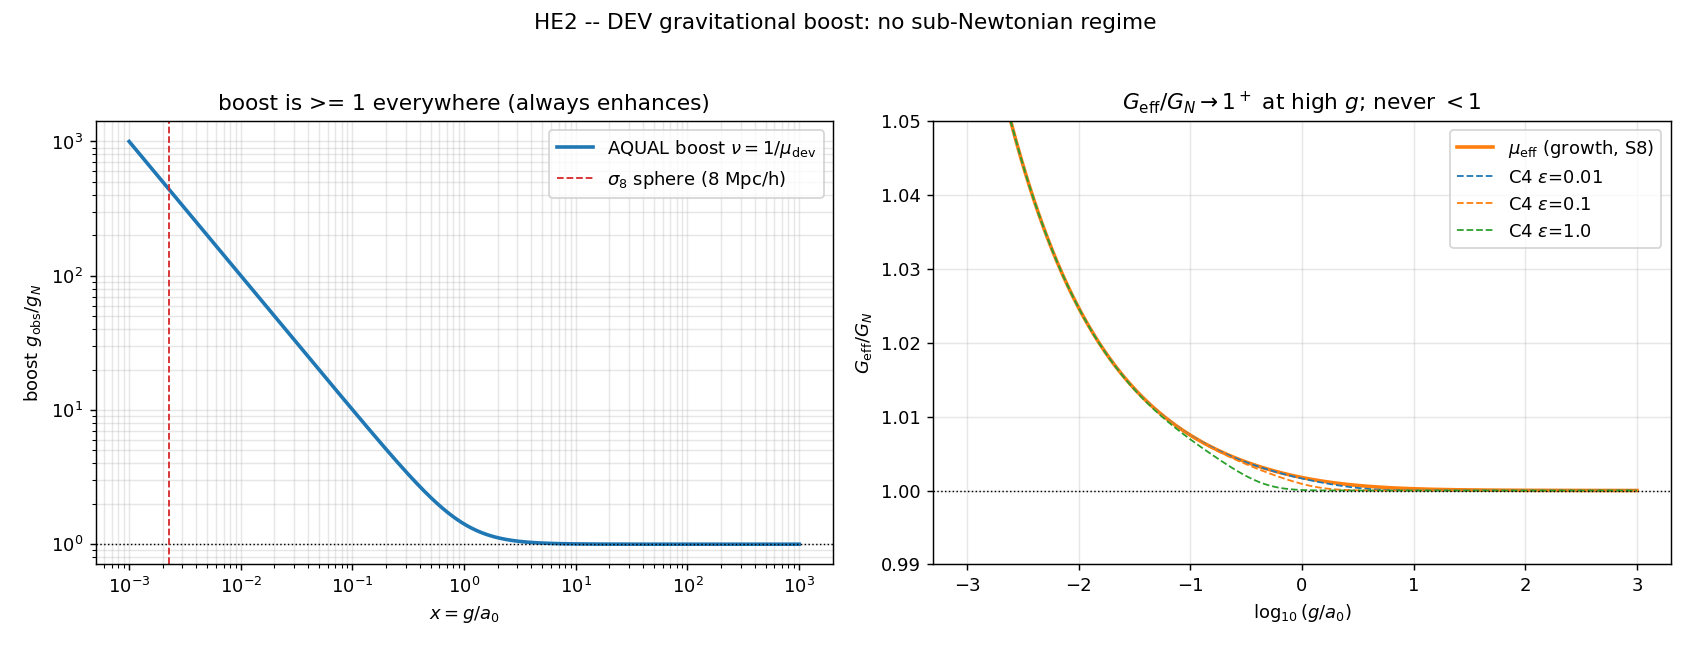

Write the Python code that produced this figure.
"""HE2 -- DEV in the high-acceleration regime g >> a0:  does the gravitational boost ever
drop below 1 (G_eff < G_N) anywhere, which would resolve the S8 tension?

HIGH_ENERGY_REGIME.md asks: compute mu(g/a0) for g/a0 in [0.001, 1000].  Can the boost cross
1 in some regime?  If a sub-Newtonian (suppressed) window exists, which cosmological scale
would it correspond to?

DEATH CRITERION (pre-registered): boost >= 1 in every regime (MOND always ENHANCES) ->
the S8 frontier stays where FM1 put it.  Do NOT tune parameters to escape.

We test THREE objects, all anchored to the existing DEV code (no new free knob is fitted):

  (A) the AQUAL pair (mu, nu) of the calibrated galactic interpolation
        mu_dev(x) = x/sqrt(1+x^2)          (kinetic coefficient; g_N = mu*g)
        nu(y)     = boost g_obs/g_N = 1/mu  (Bekenstein-Milgrom nu, >= 1 by construction)
      from DEV/paper_I/theory.py  -- the function fit to 167 SPARC galaxies.

  (B) the LINEAR-GROWTH effective coupling that actually drives S8
        mu_eff(x) = 1 + (alpha*beta/2)/sqrt(x(1+x)),   x = g_cosmo/a0
      from DEV/paper_I/cosmology.py -- the exact object FM1 used.  G_eff/G_N = mu_eff.
      beta is the value calibrated on galaxies (beta_best = 0.00746); alpha = 2/3.

  (C) the C4 strong-field extension (DEV_EXT_C4, dev_ext/strong_field.md): the quartic
      operator screens the scalar coupling as kappa/(1+4 eps x^2)^2, so the enhancement
      DECAYS faster at high x.  We ask whether the screening can OVERSHOOT and turn the
      boost sub-Newtonian.

Then we MAP the high-acceleration regime to physical scales: g_cosmo(z,k)/a0 for the modes
that set sigma8, and g/a0 for compact systems, to answer "which cosmological scale is
g >> a0?".

Anti-circularity: every function and constant is imported from the committed DEV pipeline;
nothing is re-fit here.  The only computation is evaluation + the boost sign.
"""
from __future__ import annotations

import json
import sys
import time
from pathlib import Path

import numpy as np

ROOT = Path(__file__).resolve().parents[3]            # .../003-TEORIAS/TEIC
DEVP = ROOT.parents[0] / "DEV" / "dev_pipeline" / "paper_I"
sys.path.insert(0, str(DEVP))

import theory as T          # noqa: E402  mu_dev, nu_dev, A0, ALPHA_SPHERICAL
import cosmology as Cosmo   # noqa: E402  g_cosmo, mu_eff, OMEGA_M0, ...

OUT = Path(__file__).resolve().parent
A0 = T.A0
ALPHA = T.ALPHA_SPHERICAL
BETA = 0.00746            # calibrate_beta.fit_beta() -> beta_best (galaxy-calibrated)

# representative C4 parameters (dev_ext): kappa = gamma^2/m_A^2 (small), eps = O(1) dimensionless
KAPPA = 0.0085            # ~ the slip amplitude scale used in dbi_saturation
EPS_LIST = [0.0, 0.01, 0.1, 1.0]


# --------------------------------------------------------------------------- #
def aqual_boost(x):
    """Bekenstein-Milgrom boost nu = g_obs/g_N as a function of x = g/a0 (=1/mu_dev)."""
    return 1.0 / T.mu_dev(x)


def growth_coupling(x, alpha=ALPHA, beta=BETA):
    """G_eff/G_N for linear perturbations (cosmology.mu_eff form), as a function of x=g/a0."""
    return 1.0 + (alpha * beta / 2.0) / np.sqrt(x * (1.0 + x))


def growth_coupling_C4(x, eps, alpha=ALPHA, beta=BETA):
    """C4-screened growth coupling: the quartic operator (dev_ext) multiplies the scalar
    enhancement by the screening factor 1/(1+4 eps x^2)^2.  At low x (eps x^2 << 1) the full
    DEV/MOND enhancement is recovered; at high x the enhancement is suppressed FASTER than the
    bare 1/sqrt(x(1+x)) tail, driving G_eff/G_N toward 1 sooner.  The screening factor is in
    [0,1], so it can only REMOVE enhancement -- it cannot make the coupling sub-Newtonian."""
    screen = 1.0 / (1.0 + 4.0 * eps * x ** 2) ** 2
    return 1.0 + (alpha * beta / 2.0) / np.sqrt(x * (1.0 + x)) * screen


def cosmo_scale_x(z, k_hMpc):
    """x = g_cosmo(z,k)/a0 for a linear mode (k in h/Mpc) at redshift z."""
    return float(Cosmo.g_cosmo(z, k_hMpc) / A0)


def sphere_scale_x(R_Mpc_over_h, Omega_m=Cosmo.OMEGA_M0, H0_kms=Cosmo.H0_KMS_MPC):
    """x = g/a0 for the mean-density acceleration at the EDGE of a sphere of comoving radius
    R (Mpc/h):  g = (Omega_m H0^2 / 2) * R  (Newtonian accel of the enclosed mean mass)."""
    H0_SI = H0_kms * 1000.0 / 3.0857e22
    R_m = (R_Mpc_over_h / (H0_kms / 100.0)) * 3.0857e22
    g = 0.5 * Omega_m * H0_SI ** 2 * R_m
    return float(g / A0), float(g)


def main():
    t0 = time.time()
    print("=" * 76)
    print("HE2 -- DEV BOOST ACROSS g/a0 in [1e-3, 1e3]   (does it ever go sub-Newtonian?)")
    print("=" * 76)

    x = np.logspace(-3, 3, 1300)

    nu = aqual_boost(x)                              # AQUAL boost (galactic)
    mu_g = growth_coupling(x)                        # growth coupling (S8)
    mu_C4 = {eps: growth_coupling_C4(x, eps) for eps in EPS_LIST}

    # --- decisive minima (sub-Newtonian == value < 1) -----------------------
    min_nu = float(nu.min()); x_min_nu = float(x[np.argmin(nu)])
    min_mug = float(mu_g.min()); x_min_mug = float(x[np.argmin(mu_g)])
    min_C4 = {eps: float(v.min()) for eps, v in mu_C4.items()}
    any_below = (min_nu < 1.0 - 1e-9) or (min_mug < 1.0 - 1e-9) or \
                any(m < 1.0 - 1e-9 for m in min_C4.values())

    print(f"[A] AQUAL boost nu(x)=1/mu_dev :  min over range = {min_nu:.6f} at x={x_min_nu:.2e}"
          f"  ({'SUB-NEWTONIAN' if min_nu<1 else 'always >=1: ENHANCES'})")
    print(f"[B] growth coupling mu_eff(x)  :  min over range = {min_mug:.6f} at x={x_min_mug:.2e}"
          f"  ({'SUB-NEWTONIAN' if min_mug<1 else 'always >=1: ENHANCES'})")
    for eps in EPS_LIST:
        print(f"[C] C4 growth (eps={eps:<4}) :  min = {min_C4[eps]:.6f}"
              f"  ({'SUB-NEWTONIAN' if min_C4[eps]<1 else 'always >=1'})")

    # --- which scale is g >> a0?  map cosmology -> x ------------------------
    print("-" * 76)
    print("WHICH SCALE IS g >> a0 ?   x = g/a0 for representative systems:")
    cosmo_modes = []
    for z in (0.0, 0.5, 1.0):
        for k in (0.01, 0.1, 1.0):
            xv = cosmo_scale_x(z, k)
            cosmo_modes.append({"z": z, "k_hMpc": k, "x": xv,
                                "mu_eff": float(growth_coupling(xv))})
    x_s8, g_s8 = sphere_scale_x(8.0)                 # the sigma8 sphere
    s8_entry = {"system": "sigma8 sphere R=8 Mpc/h", "x": x_s8,
                "mu_eff": float(growth_coupling(x_s8)), "boost_nu": float(aqual_boost(x_s8))}
    compact = [
        ("Solar System (Earth orbit)", 5.9e-3 / A0),       # ~6e-3 m/s^2
        ("Milky Way @ R0=8 kpc",       1.8),               # ~1.8 a0 (EFE)
        ("galaxy outskirt (RAR knee)", 1.0),
        ("cluster outskirt ~Mpc",      cosmo_scale_x(0.0, 1.0)),
    ]
    print(f"  sigma8 sphere R=8 Mpc/h :  x = {x_s8:.3e}  (DEEP MOND)  "
          f"mu_eff={s8_entry['mu_eff']:.4f}  nu={s8_entry['boost_nu']:.2f}")
    for cm in cosmo_modes:
        print(f"  linear mode z={cm['z']:.1f} k={cm['k_hMpc']:<4} h/Mpc :  x={cm['x']:.3e}"
              f"  mu_eff={cm['mu_eff']:.4f}")
    comp_out = []
    for name, xv in compact:
        comp_out.append({"system": name, "x": float(xv),
                         "mu_eff": float(growth_coupling(xv)),
                         "boost_nu": float(aqual_boost(xv))})
        print(f"  {name:<28}:  x={xv:.3e}  nu={aqual_boost(xv):.4f}")

    verdict = "DEATH" if not any_below else "SUCCESS (sub-Newtonian window found)"
    payload = {
        "config": {"A0": A0, "alpha": ALPHA, "beta": BETA, "kappa": KAPPA,
                   "eps_list": EPS_LIST, "x_range": [1e-3, 1e3]},
        "curves": {"x": x.tolist(), "nu_aqual": nu.tolist(),
                   "mu_growth": mu_g.tolist(),
                   "mu_growth_C4": {str(e): v.tolist() for e, v in mu_C4.items()}},
        "minima": {"nu_aqual": {"min": min_nu, "x_at_min": x_min_nu},
                   "mu_growth": {"min": min_mug, "x_at_min": x_min_mug},
                   "mu_growth_C4": min_C4},
        "any_sub_newtonian": bool(any_below),
        "scale_map": {"sigma8_sphere": s8_entry, "linear_modes": cosmo_modes,
                      "compact_systems": comp_out},
        "verdict": verdict,
        "runtime_s": time.time() - t0,
        "timestamp_utc": time.strftime("%Y-%m-%dT%H:%M:%SZ", time.gmtime()),
    }
    (OUT / "HE2_screening.json").write_text(json.dumps(payload, indent=2, default=float))

    print("-" * 76)
    print(f"VERDICT: {verdict}  ({time.time()-t0:.2f}s)")
    make_figure(x, nu, mu_g, mu_C4, x_s8)
    return payload


def make_figure(x, nu, mu_g, mu_C4, x_s8):
    try:
        import matplotlib
        matplotlib.use("Agg")
        import matplotlib.pyplot as plt
    except Exception:
        return
    fig, ax = plt.subplots(1, 2, figsize=(13, 5))
    ax[0].loglog(x, nu, "C0", lw=2, label=r"AQUAL boost $\nu=1/\mu_{\rm dev}$")
    ax[0].axhline(1.0, color="k", lw=0.8, ls=":")
    ax[0].axvline(x_s8, color="C3", lw=1, ls="--", label=r"$\sigma_8$ sphere (8 Mpc/h)")
    ax[0].set_xlabel(r"$x=g/a_0$"); ax[0].set_ylabel(r"boost $g_{\rm obs}/g_N$")
    ax[0].set_title("boost is >= 1 everywhere (always enhances)")
    ax[0].legend(); ax[0].grid(alpha=0.3, which="both")

    ax[1].plot(np.log10(x), mu_g, "C1", lw=2, label=r"$\mu_{\rm eff}$ (growth, S8)")
    for eps, v in mu_C4.items():
        if eps > 0:
            ax[1].plot(np.log10(x), v, lw=1, ls="--", label=f"C4 $\\epsilon$={eps}")
    ax[1].axhline(1.0, color="k", lw=0.8, ls=":")
    ax[1].set_xlabel(r"$\log_{10}(g/a_0)$"); ax[1].set_ylabel(r"$G_{\rm eff}/G_N$")
    ax[1].set_title(r"$G_{\rm eff}/G_N \to 1^+$ at high $g$; never $<1$")
    ax[1].set_ylim(0.99, 1.05); ax[1].legend(); ax[1].grid(alpha=0.3)
    fig.suptitle("HE2 -- DEV gravitational boost: no sub-Newtonian regime", fontsize=12)
    fig.tight_layout(rect=[0, 0, 1, 0.96])
    fig.savefig(OUT / "HE2_screening.png", dpi=130)
    print(f"saved {OUT/'HE2_screening.png'}")


if __name__ == "__main__":
    main()
